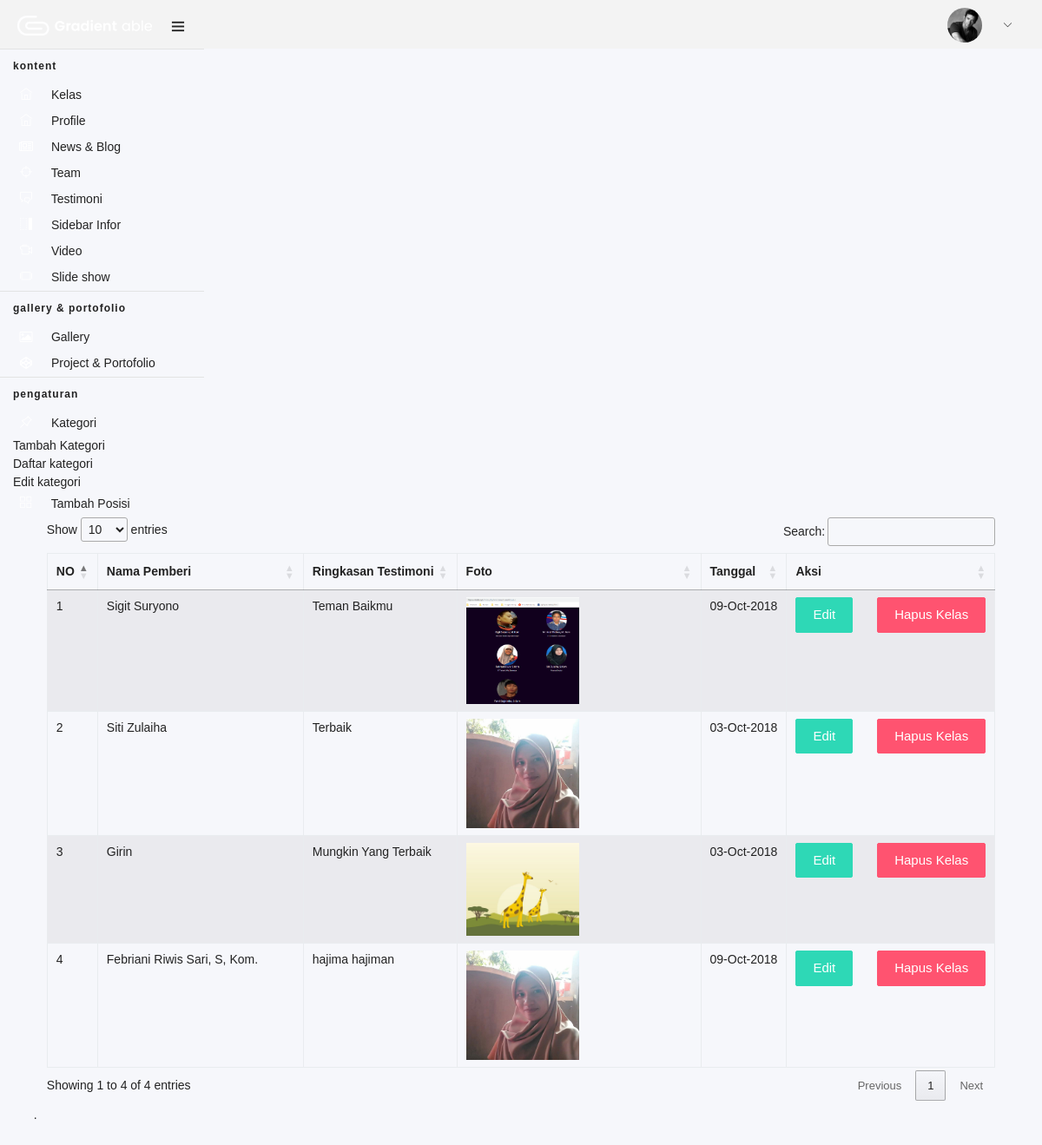
Page /index.php/daftar/daftar_testimoni on the committed database.
### tables this page shows
CREATE TABLE `testimoni` (
  `id` int(11) NOT NULL,
  `nama_pemberi` varchar(100) NOT NULL,
  `testimoni` varchar(250) NOT NULL,
  `foto` varchar(100) NOT NULL,
  `tanggal` timestamp NOT NULL DEFAULT CURRENT_TIMESTAMP ON UPDATE CURRENT_TIMESTAMP
);

### application/controllers/Daftar.php (called while the page is built, shortened)
<?php
class Daftar extends CI_Controller {
    function daftar_testimoni() {
        $this->load->view('headfoot/header');
        $data['testimoni'] = $this->M_testimoni->daftarTestimoni();
        $this->load->view('daftar/daftar_testimoni', $data);
        $this->load->view('headfoot/footer');
    }
}

### index.php (called while the page is built, shortened)
<?php
require_once BASEPATH . 'core/CodeIgniter.php';

### application/models/M_testimoni.php (called while the page is built, shortened)
<?php
class M_testimoni extends CI_Model {
    function daftarTestimoni() {
        return $this->db->get('testimoni')->result();
    }
}

### application/views/daftar/daftar_testimoni.php (the view, shortened to what this page needs)
<div class="container-fluid">
    <div class="table-responsive">
        <table id="kelas-table" class="table table-striped table-hover table-bordered">
            <thead>
                <tr>
                    <th>NO</th>
                    <th width="200">Nama Pemberi</th>
                    <th>Ringkasan Testimoni</th>
                    <th>Foto</th>
                    <th>Tanggal</th>
                    <th>Aksi</th>
                </tr>
            </thead>
            <tbody>
                <?php
                $no = 1;
                foreach ($testimoni as $value) {
                    $string = strip_tags($value->testimoni);
                    ?>
                    <tr>
                        <td><?php echo $no ?></td>
                        <td width="200"><?php echo $value->nama_pemberi ?></td>
                        <td><?php echo $string ?></td>
                        <td><img width="50%" src="<?php echo base_url('assets/uploads/testimoni/' . $value->foto) ?>" /></td>
                        <td><?php echo date_format(date_create($value->tanggal), 'd-M-Y') ?></td>
                        <td>
                            <a class="btn btn-success mr-4 text-white" href="<?php echo site_url('edit/edit_testimoni/' . $value->id . "/!#testimoni") ?>">Edit</a>
                            <a onclick="return confirm('Hapus testimoni ini ?')" class="btn btn-danger text-white" href="<?php echo site_url('delete/delete_testimoni/') . $value->id . "/!#testimoni" ?>" >Hapus Kelas</a></td>
                    </tr>
                    <?php
                    $no++;
                }
                ?>
            </tbody>
        </table>
    </div>
</div>

### rows in the picture
testimoni: nama_pemberi "Sigit Suryono", testimoni "Teman Baikmu", foto (picture), tanggal "09-Oct-2018"
testimoni: nama_pemberi "Siti Zulaiha", testimoni "Terbaik", foto (picture), tanggal "03-Oct-2018"
testimoni: nama_pemberi "Girin", testimoni "Mungkin Yang Terbaik", foto (picture), tanggal "03-Oct-2018"
testimoni: nama_pemberi "Febriani Riwis Sari, S, Kom.", testimoni "hajima hajiman", foto (picture), tanggal "09-Oct-2018"
